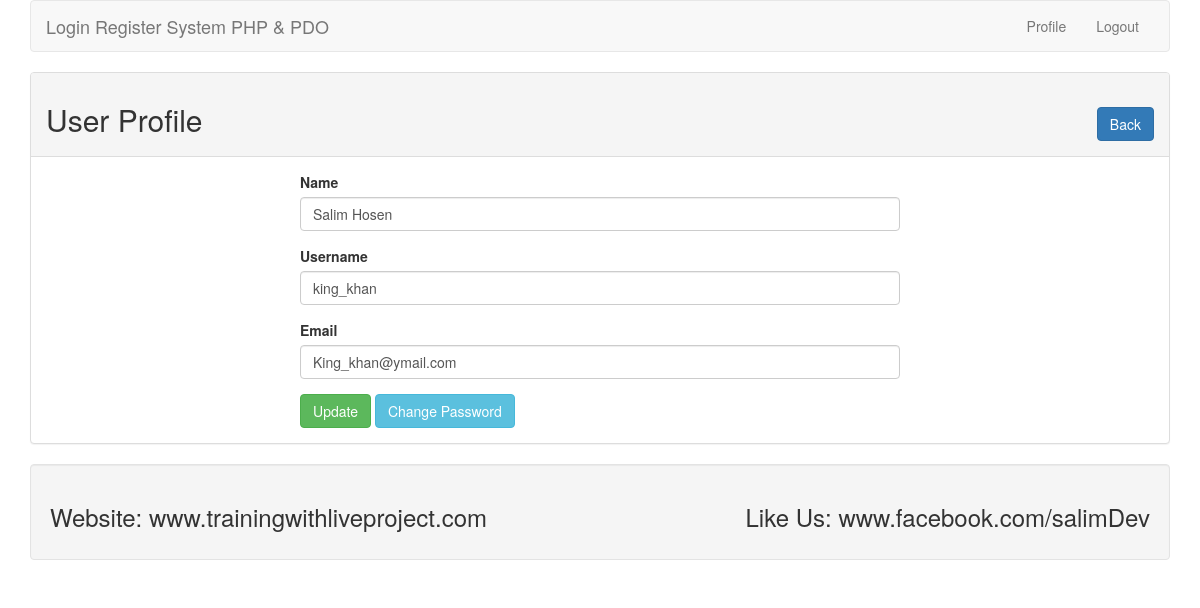
Screenshot of /profile.php?id=7 (signed in) with the database file from the repository.
### tables this page shows
CREATE TABLE `tbl_user` (
  `id` int(11) NOT NULL,
  `fname` varchar(255) DEFAULT NULL,
  `username` varchar(255) DEFAULT NULL,
  `email` varchar(255) DEFAULT NULL,
  `pass` varchar(255) DEFAULT NULL
);

### lib/User.php (called while the page is built, shortened)
<?php
    include_once 'Session.php';
	include 'Database.php';
    class User{
		private $db;
		public function __construct(){
			$this->db = new Database();
		}
		public function getUserById($id){
			$sql = "select * from tbl_user where id = :id limit 1";
			$query = $this->db->pdo->prepare($sql);
			$query->bindValue(":id",$id);
			$query->execute();
			$result = $query->fetch(PDO::FETCH_OBJ);
			return $result;
		}
	}
?>

### lib/Database.php (called while the page is built)
<?php
    class Database{
		private $hostdb = "localhost";
		private $userdb = "root";
		private $passdb = "";
		private $namedb = "db_lr";
		public $pdo;
		public function __construct(){
			if(!isset($this->pdo)){
			    try{
					$link = new PDO("mysql:host=".$this->hostdb.";dbname=".$this->namedb,$this->userdb,$this->passdb);
					$link->setAttribute(PDO::ATTR_ERRMODE,PDO::ERRMODE_EXCEPTION);
					$link->exec("set character set utf8");
					$this->pdo = $link;
				}catch(PDOException $e){
			        die("Failed to connect with Database".$e->getMessage());
				}
			}
		}
	}
?>

### lib/Session.php (called while the page is built, shortened)
<?php
    class Session{
		public static function get($key){
			if(isset($_SESSION[$key])){
			    return $_SESSION[$key];
			}else{
				return false;
			}
		}
	}
?>

### profile.php (the view, shortened to what this page needs)
<?php
	include 'inc/header.php';
	include_once 'lib/User.php';
	if(isset($_GET['id'])){
		$userid = (int) $_GET['id'];
	}
	$user = new User();
?>
	<div class="panel panel-default">
	    <div class="panel-heading">
			<h2>User Profile <span class="pull-right"><a href="index.php" class="btn btn-primary">Back</a></span></h2>
		</div>
	    <div class="panel-body">
			<div style="width:600px;margin:0 auto;">
			<?php
				$userData = $user->getUserById($userid);
				if($userData){
			?>
				<form action="" method="POST">
					<div class="form-group">
						<label for="name">Name</label>
						<input type="text" id="name" name="name" class="form-control" value="<?php echo $userData->fname;?>"/>
					</div>
					<div class="form-group">
						<label for="username">Username</label>
						<input type="text" id="username" name="username" class="form-control" value="<?php echo $userData->username;?>"/>
					</div>
					<div class="form-group">
						<label for="email">Email</label>
						<input type="text" id="email" name="email" class="form-control" value="<?php echo $userData->email;?>"/>
					</div>
			    <?php
				    $loginId = Session::get("id");
					if($loginId == $userid){
				?>
					<button type="submit" name="update" class="btn btn-success">Update</button>
					<a class="btn btn-info" href="changepass.php?id=<?php echo $userid;?>">Change Password</a>
				</form>
					<?php } }?>
			</div>
		</div>
	</div>
<?php
	include 'inc/footer.php';
?>

### rows the page displays
tbl_user: name "Salim Hosen", username "king_khan", email "King_khan@ymail.com"
